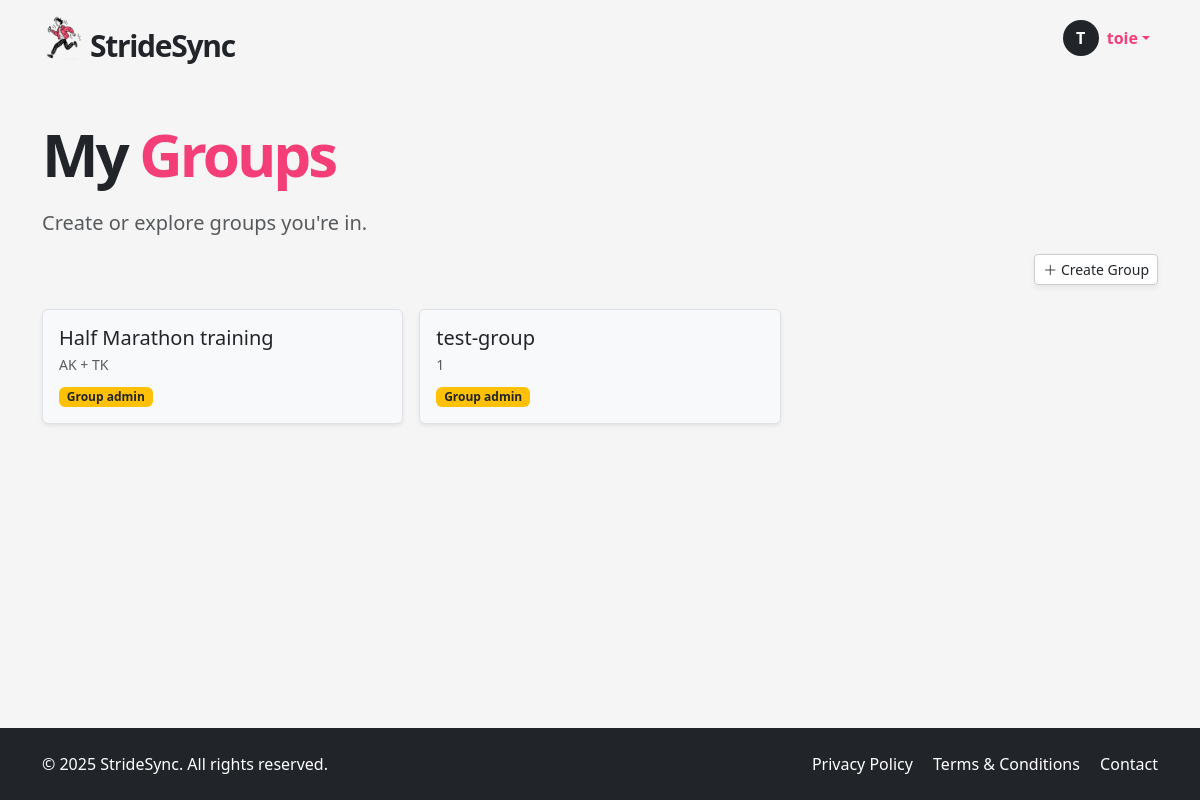
/my-groups (signed in), run on an earlier commit of the app's database.
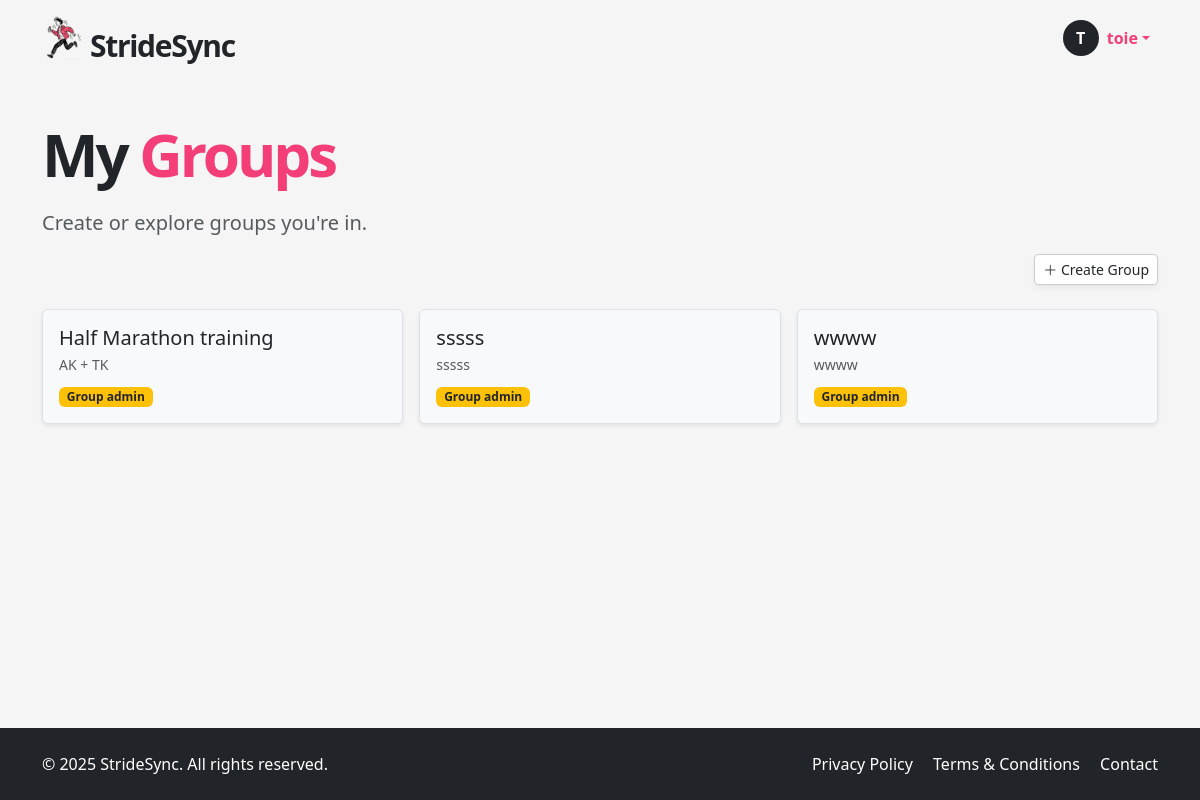
And on a later commit of the database.
### app/models.py (models this page shows, shortened)
class Group(db.Model):
    __tablename__ = "groups"
    id = sa.Column(sa.Integer, primary_key=True)
    name = sa.Column(sa.String(100), unique=True, nullable=False)
    description = sa.Column(sa.Text)
    members = so.relationship("User", secondary=user_groups, back_populates="groups")
    admins = so.relationship("User", secondary=group_admins, back_populates="admin_of_groups")
    runs = so.relationship("Run", secondary=run_groups, back_populates="groups")
    invites = so.relationship("GroupInvite", back_populates="group", cascade="all, delete-orphan")

### app/routes.py (the view)
@app.route('/my-groups')
@login_required
def my_groups():
    create_group_form = CreateGroupForm()
    return render_template(
        "my_groups.html",
        groups=current_user.groups,
        create_group_form=create_group_form,
        user=current_user
    )

### app/models.py (called while the page is built)
@login.user_loader
def load_user(id):
    return db.session.get(User, int(id))

### app/templates/my_groups.html (shortened to what this page needs)
{% extends "base.html" %}
{% block content %}
<section class="py-5">
  <div class="container">
    <h1 class="display-4 fw-bold mb-4 hero-title">My <span>Groups</span></h1>
    <p class="lead text-muted">Create or explore groups you're in.</p>
    <div class="d-flex justify-content-end mb-4">
      <button class="btn btn-soft btn-sm" data-bs-toggle="modal" data-bs-target="#createGroupModal">
        <i class="bi bi-plus-lg"></i> Create Group
      </button>
    </div>
    {% if groups %}
    <div class="row g-3">
      {% for group in groups %}
      <div class="col-md-4">
        <div class="border rounded p-3 bg-light h-100 shadow-sm position-relative">
          <h5 class="mb-1">{{ group.name }}</h5>
          <p class="small text-muted mb-2">{{ group.description[:80] }}</p>
          {% if group in current_user.admin_of_groups %}
            <span class="badge bg-warning text-dark">Group admin</span>
          {% endif %}
        </div>
      </div>
      {% endfor %}
    </div>
    {% else %}
      <p class="text-muted">You're not in any groups yet.</p>
    {% endif %}
  </div>
</section>
{% endblock %}

What changed in the data, as far as the page shows it:
changed Group: name "test-group" → "sssss"; description "1" → "sssss"
added Group: name "wwww", description "wwww"
